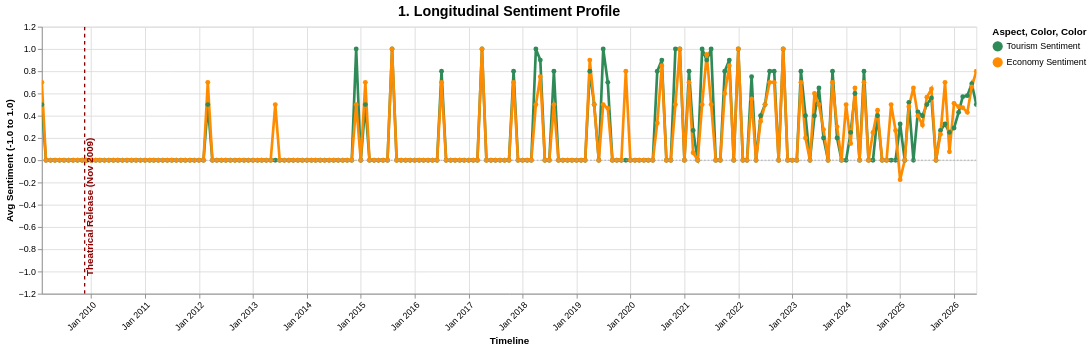

Specify this chart in Vega-Lite:
### Vega-Lite specification from a JSON file in a GitHub repository (floating-point values rounded to 4 significant figures; data arrays with more than 128 entries replaced by an {"elided": "..."} marker saying what was removed)
{"config": {"view": {"continuousWidth": 300, "continuousHeight": 300}}, "layer": [{"data": {"name": "data-29493cbf0119bd1ab995ddf99a45d185"}, "mark": {"type": "line", "point": true, "strokeWidth": 3}, "encoding": {"color": {"field": "Aspect", "legend": {"orient": "right"}, "scale": {"domain": ["Tourism Sentiment", "Economy Sentiment"], "range": ["#2E8B57", "#FF8C00"]}, "type": "nominal"}, "tooltip": [{"field": "Date", "type": "temporal"}, {"field": "Aspect", "type": "nominal"}, {"field": "Sentiment", "format": ".2f", "type": "quantitative"}, {"field": "Positive_Context", "type": "nominal"}, {"field": "Negative_Context", "type": "nominal"}], "x": {"axis": {"format": "%b %Y", "labelAngle": -45}, "field": "Date", "title": "Timeline", "type": "temporal"}, "y": {"field": "Sentiment", "scale": {"domain": [-1.1, 1.1]}, "title": "Avg Sentiment (-1.0 to 1.0)", "type": "quantitative"}}, "name": "view_af0654788e661003_0"}, {"data": {"name": "data-a0a55d106695e8d630baff0f16eee66d"}, "mark": {"type": "rule", "color": "#A9A9A9", "strokeDash": [2, 2]}, "encoding": {"y": {"field": "y", "type": "quantitative"}}}, {"data": {"name": "data-61964f74232b242a40587ab03f63472c"}, "mark": {"type": "rule", "size": 1.5, "strokeDash": [4, 4]}, "encoding": {"color": {"field": "Color", "scale": null, "type": "nominal"}, "x": {"field": "Date", "type": "temporal"}}}, {"data": {"name": "data-61964f74232b242a40587ab03f63472c"}, "mark": {"type": "text", "align": "left", "angle": 270, "baseline": "top", "dx": 5, "fontSize": 11, "fontWeight": "bold"}, "encoding": {"color": {"field": "Color", "scale": null, "type": "nominal"}, "text": {"field": "Event", "type": "nominal"}, "x": {"field": "Date", "type": "temporal"}, "y": {"value": 285}}}], "height": 300, "params": [{"name": "param_1e9efca18e7a2868", "select": {"type": "interval", "encodings": ["x", "y"]}, "bind": "scales", "views": ["view_af0654788e661003_0"]}], "title": {"text": "1. Longitudinal Sentiment Profile", "fontSize": 16}, "width": 1050, "$schema": "https://vega.github.io/schema/vega-lite/v6.4.1.json", "datasets": {"data-29493cbf0119bd1ab995ddf99a45d185": {"elided": "418 records"}, "data-a0a55d106695e8d630baff0f16eee66d": [{"y": 0}], "data-61964f74232b242a40587ab03f63472c": [{"Date": "2009-11-18T00:00:00", "Event": "Theatrical Release (Nov 2009)", "Color": "#8B0000"}]}}
